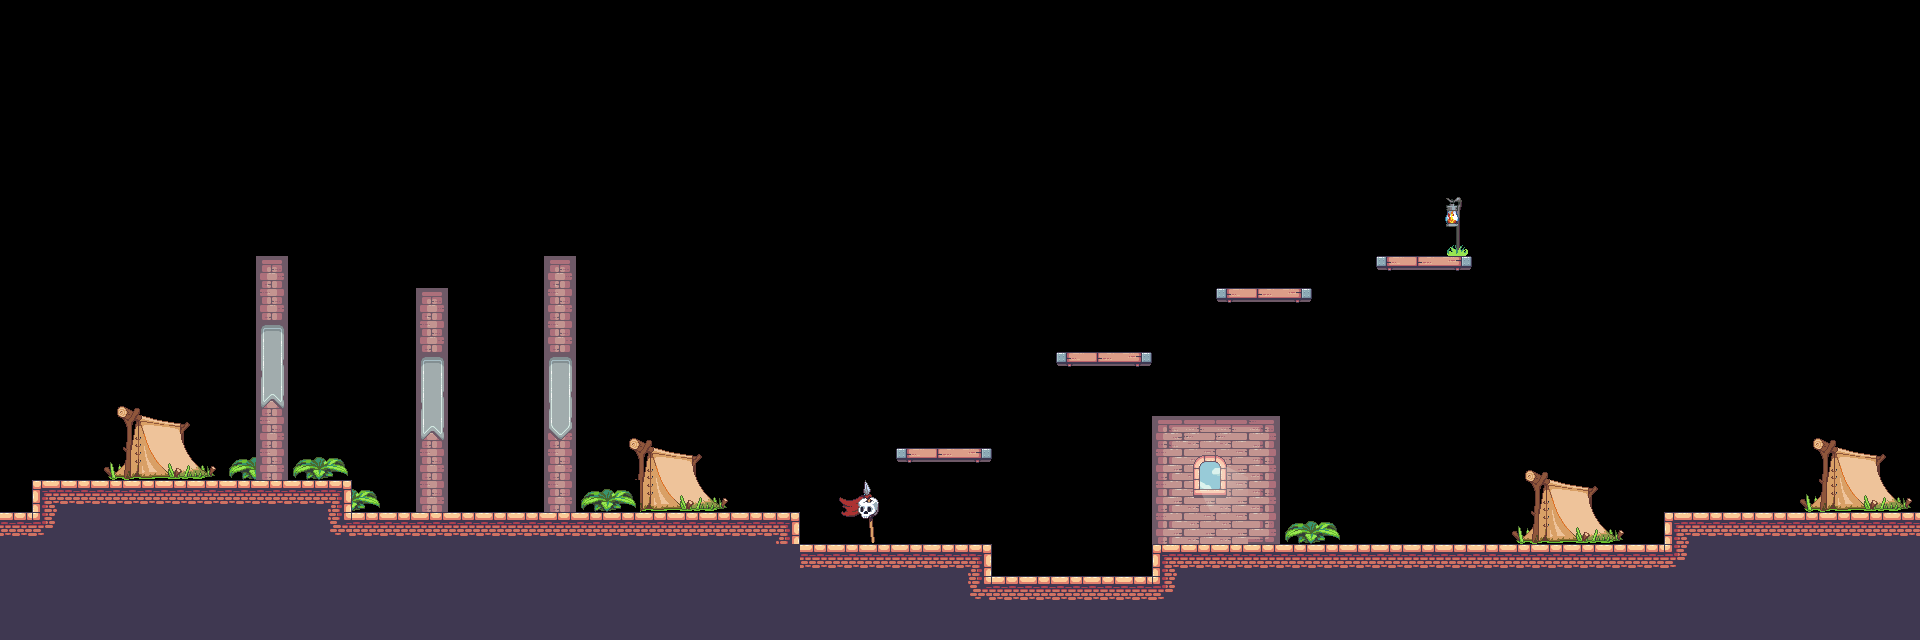

This game map was drawn from its Tiled (.tmx) file and the tilesets committed beside it. A one-line description and the trimmed map source follow:
An orthogonal 60x20 tile map with 32x32 px tiles, 3 tile layers (B2, B3, T1), 4 tilesets.

<map version="1.2" tiledversion="1.3.5" orientation="orthogonal" renderorder="right-down" compressionlevel="0" width="60" height="20" tilewidth="32" tileheight="32" infinite="0" nextlayerid="4" nextobjectid="1">
 <tileset firstgid="1" name="Jungle_terrain" tilewidth="32" tileheight="32" tilecount="420" columns="28">
  <image source="Jungle_terrain.png" width="896" height="480" />
 </tileset>
 <tileset firstgid="421" name="objects" tilewidth="32" tileheight="32" tilecount="91" columns="13">
  <image source="objects.PNG" width="416" height="224" />
 </tileset>
 <tileset firstgid="512" name="Terrain (32x32)" tilewidth="32" tileheight="32" tilecount="247" columns="19">
  <image source="14-TileSets/Terrain (32x32).png" width="608" height="416" />
 </tileset>
 <tileset firstgid="759" name="Decorations (32x32)" tilewidth="32" tileheight="32" tilecount="42" columns="7">
  <image source="14-TileSets/Decorations (32x32).png" width="224" height="192" />
 </tileset>
 <layer id="2" name="B2" width="60" height="20">
  <data>[1200 cells, 95 non-empty, 24 distinct tile ids]</data>
 </layer>
 <layer id="3" name="B3" width="60" height="20">
  <data>[1200 cells, 19 non-empty, 14 distinct tile ids]</data>
 </layer>
 <layer id="1" name="T1" width="60" height="20">
  <data>[1200 cells, 230 non-empty, 9 distinct tile ids]</data>
 </layer>
</map>
